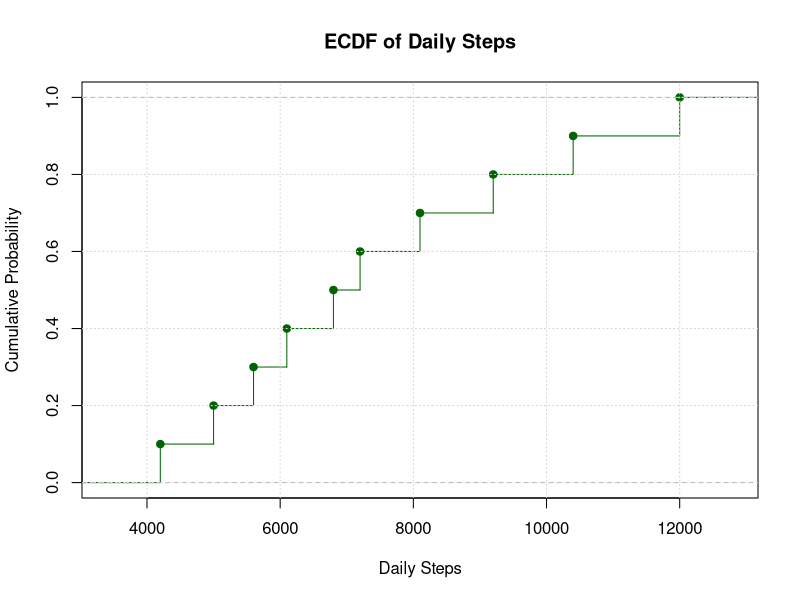

Write R code to recreate this figure.
steps <- c(4200,5000,5600,6100,6800,
           7200,8100,9200,10400,12000)

ecdf_steps <- ecdf(steps)

plot(ecdf_steps,
     main="ECDF of Daily Steps",
     xlab="Daily Steps",
     ylab="Cumulative Probability",
     verticals=TRUE,
     do.points=TRUE,
     col="darkgreen")

grid()

prop <- ecdf_steps(8000)

cat("Proportion walking 8000 steps or fewer =", prop,"\n")
